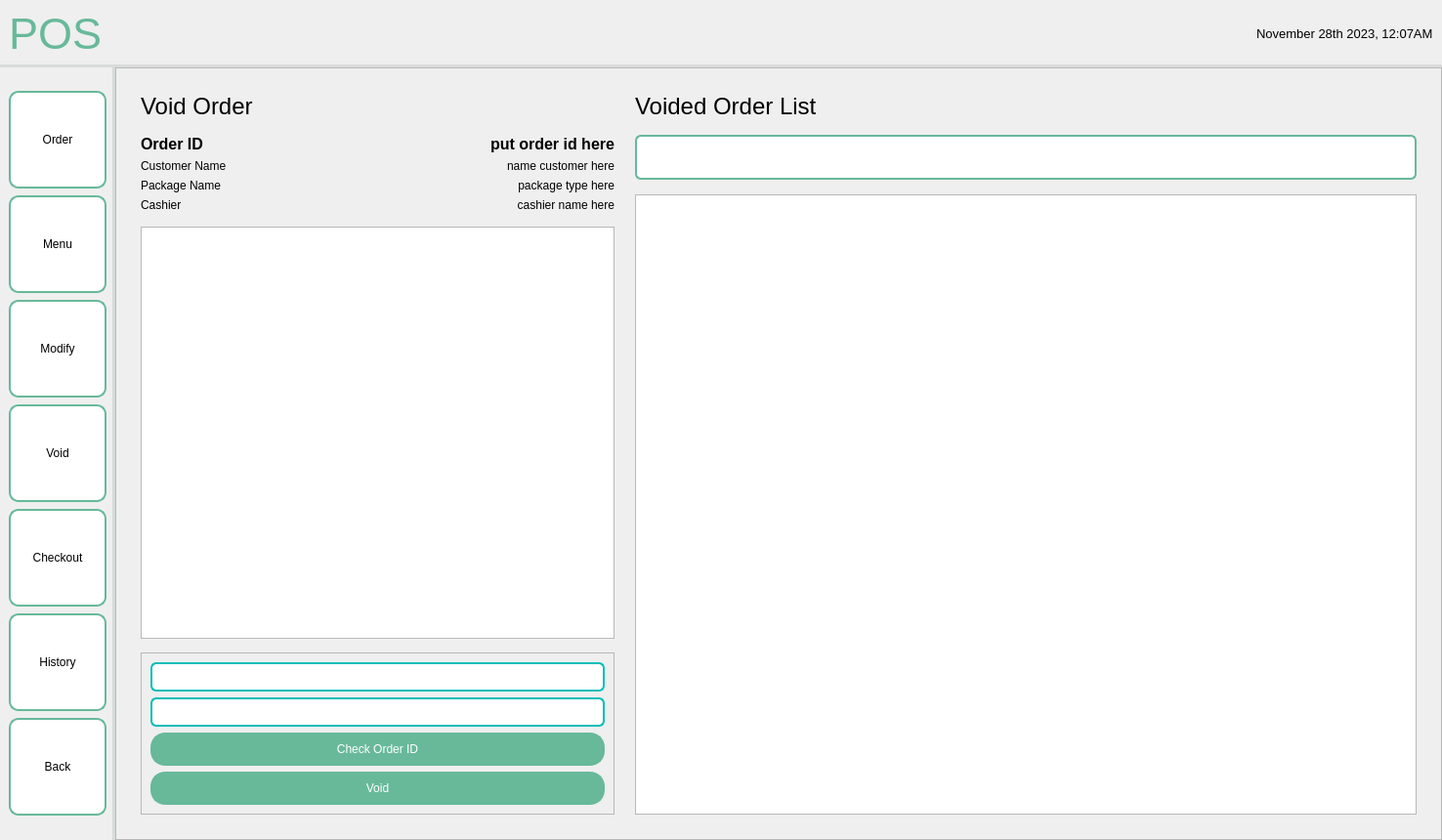
<?xml version="1.0" encoding="UTF-8"?>
<ui version="4.0">
 <class>MainWindow</class>
 <widget class="QMainWindow" name="MainWindow">
  <property name="geometry">
   <rect>
    <x>0</x>
    <y>0</y>
    <width>1476</width>
    <height>860</height>
   </rect>
  </property>
  <property name="windowTitle">
   <string>MainWindow</string>
  </property>
  <widget class="QWidget" name="centralwidget">
   <layout class="QGridLayout" name="gridLayout">
    <property name="leftMargin">
     <number>0</number>
    </property>
    <property name="topMargin">
     <number>0</number>
    </property>
    <property name="rightMargin">
     <number>0</number>
    </property>
    <property name="bottomMargin">
     <number>0</number>
    </property>
    <property name="spacing">
     <number>0</number>
    </property>
    <item row="1" column="0">
     <widget class="QWidget" name="navbar" native="true">
      <property name="sizePolicy">
       <sizepolicy hsizetype="Fixed" vsizetype="Preferred">
        <horstretch>0</horstretch>
        <verstretch>0</verstretch>
       </sizepolicy>
      </property>
      <property name="styleSheet">
       <string notr="true">QWidget {
    border-right: 3px solid #D8DBD9;
}
</string>
      </property>
      <layout class="QVBoxLayout" name="verticalLayout_2">
       <property name="spacing">
        <number>7</number>
       </property>
       <item>
        <spacer name="verticalSpacer">
         <property name="orientation">
          <enum>Qt::Vertical</enum>
         </property>
         <property name="sizeHint" stdset="0">
          <size>
           <width>20</width>
           <height>40</height>
          </size>
         </property>
        </spacer>
       </item>
       <item>
        <widget class="QPushButton" name="orderBTN">
         <property name="minimumSize">
          <size>
           <width>100</width>
           <height>100</height>
          </size>
         </property>
         <property name="maximumSize">
          <size>
           <width>100</width>
           <height>100</height>
          </size>
         </property>
         <property name="styleSheet">
          <string notr="true">QPushButton {
    background-color: white;
    border: 2px solid #67B99A;
    color: black;
    padding: 8px 16px;
    border-radius: 10px;
}

QPushButton:hover {
    border: 2px solid #4D926D;
}

QPushButton:pressed {
	background-color: #F0F0F0;
	border: 2px solid #265C42;
}</string>
         </property>
         <property name="text">
          <string>Order</string>
         </property>
        </widget>
       </item>
       <item>
        <widget class="QPushButton" name="menuBTN">
         <property name="minimumSize">
          <size>
           <width>100</width>
           <height>100</height>
          </size>
         </property>
         <property name="maximumSize">
          <size>
           <width>100</width>
           <height>100</height>
          </size>
         </property>
         <property name="styleSheet">
          <string notr="true">QPushButton {
    background-color: white;
    border: 2px solid #67B99A;
    color: black;
    padding: 8px 16px;
    border-radius: 10px;
}

QPushButton:hover {
    border: 2px solid #4D926D;
}

QPushButton:pressed {
	background-color: #F0F0F0;
	border: 2px solid #265C42;
}</string>
         </property>
         <property name="text">
          <string>Menu</string>
         </property>
        </widget>
       </item>
       <item>
        <widget class="QPushButton" name="modifyBTN">
         <property name="minimumSize">
          <size>
           <width>100</width>
           <height>100</height>
          </size>
         </property>
         <property name="maximumSize">
          <size>
           <width>100</width>
           <height>100</height>
          </size>
         </property>
         <property name="styleSheet">
          <string notr="true">QPushButton {
    background-color: white;
    border: 2px solid #67B99A;
    color: black;
    padding: 8px 16px;
    border-radius: 10px;
}

QPushButton:hover {
    border: 2px solid #4D926D;
}

QPushButton:pressed {
	background-color: #F0F0F0;
	border: 2px solid #265C42;
}</string>
         </property>
         <property name="text">
          <string>Modify</string>
         </property>
        </widget>
       </item>
       <item>
        <widget class="QPushButton" name="voidBTN">
         <property name="minimumSize">
          <size>
           <width>100</width>
           <height>100</height>
          </size>
         </property>
         <property name="maximumSize">
          <size>
           <width>100</width>
           <height>100</height>
          </size>
         </property>
         <property name="styleSheet">
          <string notr="true">QPushButton {
    background-color: white;
    border: 2px solid #67B99A;
    color: black;
    padding: 8px 16px;
    border-radius: 10px;
}

QPushButton:hover {
    border: 2px solid #4D926D;
}

QPushButton:pressed {
	background-color: #F0F0F0;
	border: 2px solid #265C42;
}</string>
         </property>
         <property name="text">
          <string>Void</string>
         </property>
        </widget>
       </item>
       <item>
        <widget class="QPushButton" name="checkoutBTN">
         <property name="minimumSize">
          <size>
           <width>100</width>
           <height>100</height>
          </size>
         </property>
         <property name="maximumSize">
          <size>
           <width>100</width>
           <height>100</height>
          </size>
         </property>
         <property name="styleSheet">
          <string notr="true">QPushButton {
    background-color: white;
    border: 2px solid #67B99A;
    color: black;
    padding: 8px 16px;
    border-radius: 10px;
}

QPushButton:hover {
    border: 2px solid #4D926D;
}

QPushButton:pressed {
	background-color: #F0F0F0;
	border: 2px solid #265C42;
}</string>
         </property>
         <property name="text">
          <string>Checkout</string>
         </property>
        </widget>
       </item>
       <item>
        <widget class="QPushButton" name="historyBTN_2">
         <property name="minimumSize">
          <size>
           <width>100</width>
           <height>100</height>
          </size>
         </property>
         <property name="maximumSize">
          <size>
           <width>100</width>
           <height>100</height>
          </size>
         </property>
         <property name="styleSheet">
          <string notr="true">QPushButton {
    background-color: white;
    border: 2px solid #67B99A;
    color: black;
    padding: 8px 16px;
    border-radius: 10px;
}

QPushButton:hover {
    border: 2px solid #4D926D;
}

QPushButton:pressed {
	background-color: #F0F0F0;
	border: 2px solid #265C42;
}</string>
         </property>
         <property name="text">
          <string>History</string>
         </property>
        </widget>
       </item>
       <item>
        <widget class="QPushButton" name="backBTN">
         <property name="sizePolicy">
          <sizepolicy hsizetype="Fixed" vsizetype="Fixed">
           <horstretch>0</horstretch>
           <verstretch>0</verstretch>
          </sizepolicy>
         </property>
         <property name="minimumSize">
          <size>
           <width>100</width>
           <height>100</height>
          </size>
         </property>
         <property name="maximumSize">
          <size>
           <width>100</width>
           <height>100</height>
          </size>
         </property>
         <property name="font">
          <font>
           <pointsize>9</pointsize>
          </font>
         </property>
         <property name="styleSheet">
          <string notr="true">QPushButton {
    background-color: white;
    border: 2px solid #67B99A;
    color: black;
    padding: 8px 16px;
    border-radius: 10px;
}

QPushButton:hover {
    border: 2px solid #4D926D;
}

QPushButton:pressed {
	background-color: #F0F0F0;
	border: 2px solid #265C42;
}</string>
         </property>
         <property name="text">
          <string>Back</string>
         </property>
         <property name="autoRepeat">
          <bool>false</bool>
         </property>
        </widget>
       </item>
       <item>
        <spacer name="verticalSpacer_3">
         <property name="orientation">
          <enum>Qt::Vertical</enum>
         </property>
         <property name="sizeHint" stdset="0">
          <size>
           <width>20</width>
           <height>40</height>
          </size>
         </property>
        </spacer>
       </item>
      </layout>
     </widget>
    </item>
    <item row="0" column="0" colspan="2">
     <widget class="QWidget" name="header" native="true">
      <property name="styleSheet">
       <string notr="true">QWidget {
    border-bottom: 3px solid #D8DBD9; 
}
</string>
      </property>
      <layout class="QHBoxLayout" name="horizontalLayout_2">
       <item>
        <widget class="QLabel" name="label">
         <property name="font">
          <font>
           <pointsize>-1</pointsize>
          </font>
         </property>
         <property name="layoutDirection">
          <enum>Qt::LeftToRight</enum>
         </property>
         <property name="styleSheet">
          <string notr="true">QLabel {
    color: #67B99A;
    font-size: 45px;
}</string>
         </property>
         <property name="text">
          <string>POS</string>
         </property>
         <property name="scaledContents">
          <bool>false</bool>
         </property>
        </widget>
       </item>
       <item>
        <spacer name="horizontalSpacer">
         <property name="orientation">
          <enum>Qt::Horizontal</enum>
         </property>
         <property name="sizeHint" stdset="0">
          <size>
           <width>40</width>
           <height>20</height>
          </size>
         </property>
        </spacer>
       </item>
       <item>
        <widget class="QLabel" name="date">
         <property name="font">
          <font>
           <pointsize>10</pointsize>
          </font>
         </property>
         <property name="styleSheet">
          <string notr="true">QLabel {
    color: black;
}</string>
         </property>
         <property name="text">
          <string>November 28th 2023, 12:07AM</string>
         </property>
        </widget>
       </item>
      </layout>
     </widget>
    </item>
    <item row="1" column="1">
     <widget class="QFrame" name="frame_3">
      <property name="frameShape">
       <enum>QFrame::StyledPanel</enum>
      </property>
      <property name="frameShadow">
       <enum>QFrame::Raised</enum>
      </property>
      <layout class="QHBoxLayout" name="horizontalLayout">
       <property name="leftMargin">
        <number>25</number>
       </property>
       <property name="topMargin">
        <number>25</number>
       </property>
       <property name="rightMargin">
        <number>25</number>
       </property>
       <property name="bottomMargin">
        <number>25</number>
       </property>
       <item>
        <widget class="QWidget" name="widget" native="true">
         <property name="minimumSize">
          <size>
           <width>500</width>
           <height>0</height>
          </size>
         </property>
         <property name="maximumSize">
          <size>
           <width>500</width>
           <height>16777215</height>
          </size>
         </property>
         <layout class="QVBoxLayout" name="verticalLayout_4">
          <property name="spacing">
           <number>0</number>
          </property>
          <property name="leftMargin">
           <number>0</number>
          </property>
          <property name="topMargin">
           <number>0</number>
          </property>
          <property name="rightMargin">
           <number>15</number>
          </property>
          <property name="bottomMargin">
           <number>0</number>
          </property>
          <item>
           <widget class="QLabel" name="label_2">
            <property name="font">
             <font>
              <pointsize>18</pointsize>
             </font>
            </property>
            <property name="text">
             <string>Void Order</string>
            </property>
           </widget>
          </item>
          <item>
           <widget class="QWidget" name="widget_3" native="true">
            <layout class="QFormLayout" name="formLayout">
             <property name="leftMargin">
              <number>0</number>
             </property>
             <property name="topMargin">
              <number>15</number>
             </property>
             <property name="rightMargin">
              <number>0</number>
             </property>
             <property name="bottomMargin">
              <number>15</number>
             </property>
             <item row="0" column="0">
              <widget class="QLabel" name="label_8">
               <property name="font">
                <font>
                 <pointsize>12</pointsize>
                 <weight>75</weight>
                 <bold>true</bold>
                </font>
               </property>
               <property name="text">
                <string>Order ID</string>
               </property>
              </widget>
             </item>
             <item row="0" column="1">
              <widget class="QLabel" name="label_4">
               <property name="font">
                <font>
                 <pointsize>12</pointsize>
                 <weight>75</weight>
                 <bold>true</bold>
                </font>
               </property>
               <property name="text">
                <string>put order id here</string>
               </property>
               <property name="alignment">
                <set>Qt::AlignRight|Qt::AlignTrailing|Qt::AlignVCenter</set>
               </property>
              </widget>
             </item>
             <item row="2" column="0">
              <widget class="QLabel" name="label_11">
               <property name="text">
                <string>Package Name</string>
               </property>
              </widget>
             </item>
             <item row="2" column="1">
              <widget class="QLabel" name="packageDISPLAY">
               <property name="text">
                <string>package type here</string>
               </property>
               <property name="alignment">
                <set>Qt::AlignRight|Qt::AlignTrailing|Qt::AlignVCenter</set>
               </property>
              </widget>
             </item>
             <item row="3" column="0">
              <widget class="QLabel" name="label_9">
               <property name="text">
                <string>Cashier</string>
               </property>
              </widget>
             </item>
             <item row="3" column="1">
              <widget class="QLabel" name="cashierDISPLAY">
               <property name="layoutDirection">
                <enum>Qt::LeftToRight</enum>
               </property>
               <property name="text">
                <string>cashier name here</string>
               </property>
               <property name="alignment">
                <set>Qt::AlignRight|Qt::AlignTrailing|Qt::AlignVCenter</set>
               </property>
              </widget>
             </item>
             <item row="1" column="0">
              <widget class="QLabel" name="label_10">
               <property name="text">
                <string>Customer Name</string>
               </property>
              </widget>
             </item>
             <item row="1" column="1">
              <widget class="QLabel" name="customerDISPLAY">
               <property name="text">
                <string>name customer here</string>
               </property>
               <property name="alignment">
                <set>Qt::AlignRight|Qt::AlignTrailing|Qt::AlignVCenter</set>
               </property>
              </widget>
             </item>
            </layout>
           </widget>
          </item>
          <item>
           <widget class="QTableWidget" name="orderList"/>
          </item>
          <item>
           <widget class="QLabel" name="label_7">
            <property name="text">
             <string/>
            </property>
           </widget>
          </item>
          <item>
           <widget class="QFrame" name="frame">
            <property name="frameShape">
             <enum>QFrame::StyledPanel</enum>
            </property>
            <property name="frameShadow">
             <enum>QFrame::Raised</enum>
            </property>
            <layout class="QVBoxLayout" name="verticalLayout">
             <item>
              <widget class="QComboBox" name="orderidBOX">
               <property name="styleSheet">
                <string notr="true">QComboBox {
    padding: 5px;
    border: 2px solid #07BEB8;
    border-radius: 6px;
    background-color: #FFFFFF;
    selection-background-color: darkgray;
}

QComboBox::drop-down {
    subcontrol-origin: padding;
    subcontrol-position: right center;
    width: 20px;
    border-left: none;
    border-top-right-radius: 3px;
    border-bottom-right-radius: 3px;
}

QComboBox::down-arrow {
    image: url(:/logos/Icons/gridicons_dropdown.png);
    width: 20px;
    height: 20px;
}</string>
               </property>
              </widget>
             </item>
             <item>
              <widget class="QComboBox" name="reasonBox">
               <property name="styleSheet">
                <string notr="true">QComboBox {
    padding: 5px;
    border: 2px solid #07BEB8;
    border-radius: 6px;
    background-color: #FFFFFF;
    selection-background-color: darkgray;
}

QComboBox::drop-down {
    subcontrol-origin: padding;
    subcontrol-position: right center;
    width: 20px;
    border-left: none;
    border-top-right-radius: 3px;
    border-bottom-right-radius: 3px;
}

QComboBox::down-arrow {
    image: url(:/logos/Icons/gridicons_dropdown.png);
    width: 20px;
    height: 20px;
}</string>
               </property>
              </widget>
             </item>
             <item>
              <widget class="QPushButton" name="checkBTN">
               <property name="styleSheet">
                <string notr="true">QPushButton {
    background-color: #67B99A;
    color: white;
    border: 2px solid #67B99A;
    padding: 8px 16px;
    border-radius: 15px;
}
QPushButton:hover {
    background-color: #5CAE8B;
    border: 2px solid #5CAE8B;
}
QPushButton:pressed {
    background-color: #4D9C7F;
	border: 2px solid #4D9C7F;
}</string>
               </property>
               <property name="text">
                <string>Check Order ID</string>
               </property>
              </widget>
             </item>
             <item>
              <widget class="QPushButton" name="void_orderBTN">
               <property name="styleSheet">
                <string notr="true">QPushButton {
    background-color: #67B99A;
    color: white;
    border: 2px solid #67B99A;
    padding: 8px 16px;
    border-radius: 15px;
}
QPushButton:hover {
    background-color: #5CAE8B;
    border: 2px solid #5CAE8B;
}
QPushButton:pressed {
    background-color: #4D9C7F;
	border: 2px solid #4D9C7F;
}</string>
               </property>
               <property name="text">
                <string>Void</string>
               </property>
              </widget>
             </item>
            </layout>
           </widget>
          </item>
         </layout>
        </widget>
       </item>
       <item>
        <widget class="QWidget" name="widget_2" native="true">
         <layout class="QVBoxLayout" name="verticalLayout_3">
          <property name="spacing">
           <number>15</number>
          </property>
          <property name="leftMargin">
           <number>0</number>
          </property>
          <property name="topMargin">
           <number>0</number>
          </property>
          <property name="rightMargin">
           <number>0</number>
          </property>
          <property name="bottomMargin">
           <number>0</number>
          </property>
          <item>
           <widget class="QLabel" name="label_6">
            <property name="font">
             <font>
              <pointsize>18</pointsize>
             </font>
            </property>
            <property name="text">
             <string>Voided Order List</string>
            </property>
           </widget>
          </item>
          <item>
           <widget class="QLineEdit" name="searchBar">
            <property name="minimumSize">
             <size>
              <width>800</width>
              <height>46</height>
             </size>
            </property>
            <property name="maximumSize">
             <size>
              <width>800</width>
              <height>46</height>
             </size>
            </property>
            <property name="styleSheet">
             <string notr="true">QLineEdit {
    padding: 5px;
    border: 2px solid #67B99A;
    border-radius: 6px;
    background-color: #FFFFFF;
    selection-background-color: darkgray;
}
</string>
            </property>
           </widget>
          </item>
          <item>
           <widget class="QTableView" name="voidList"/>
          </item>
         </layout>
        </widget>
       </item>
      </layout>
     </widget>
    </item>
   </layout>
  </widget>
 </widget>
 <resources>
  <include location="../../../../assets/resourceFile.qrc"/>
 </resources>
 <connections/>
</ui>
